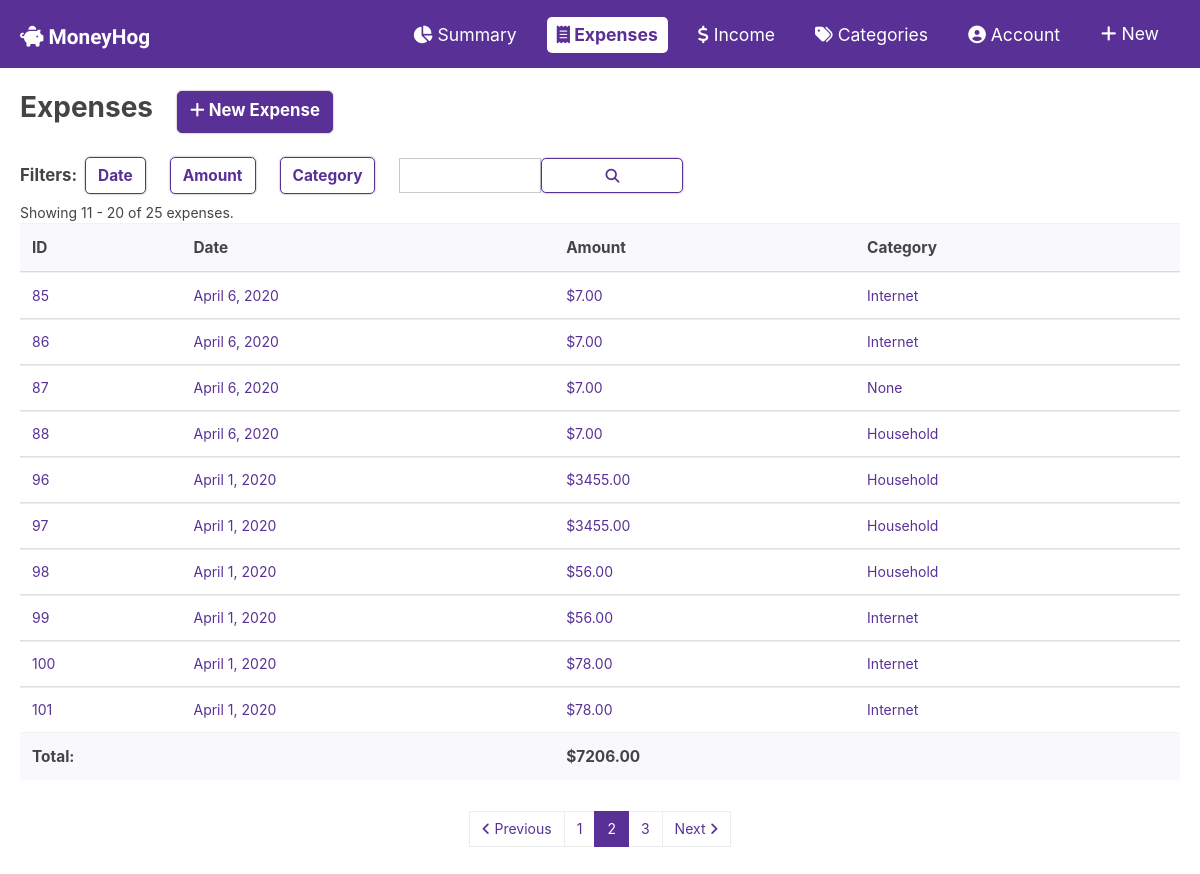
Page /budget/expenses/?page=2 on the earlier database version.
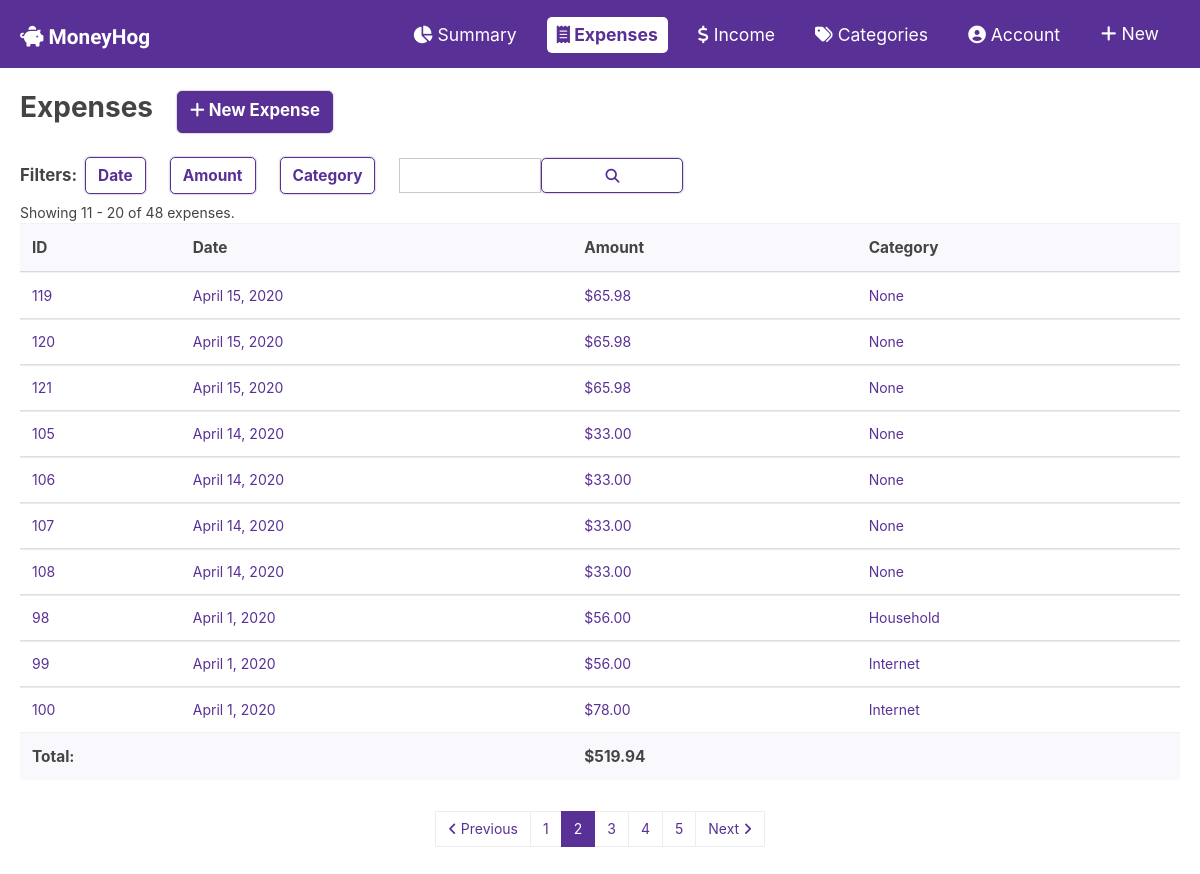
Same page on the later database version.
### budget/models.py (models this page shows, shortened)
class Expense(models.Model):
    expense_date = models.DateField('Date of expense')
    vendor = models.CharField(max_length=100,blank=True)
    description = models.CharField(max_length=200, blank=True)
    category = models.ForeignKey('Category', on_delete=models.SET_NULL,null=True,blank=True)
    amount = models.DecimalField(max_digits=10, decimal_places=2)
    receipt = models.ImageField(upload_to="images/", blank=True)

class Category(models.Model):
    name = models.CharField(max_length=50)
    def __str__(self):
        return self.name

### budget/views.py (the view)
# urls.py: path('expenses/', views.expense_list, name='expense_list'),
def expense_list(request):
    latest_expenses_list = Expense.objects.order_by('-expense_date')
    limit = 10
    paginator = Paginator(latest_expenses_list, limit)
    page_number = request.GET.get('page')
    if page_number == None:
        page_number = 1
    page_obj = paginator.get_page(page_number)
    page_total = 0
    page_count = 0
    for i in page_obj:
        page_total += i.amount
        page_count += 1
    start_num = (int(page_number) - 1) * limit +1
    end_num = start_num + page_count - 1
    context = {
        'page_obj': page_obj,
        'page_number': page_number,
        'page_total': page_total,
        'num_records': paginator.count,
        'page_range': paginator.page_range,
        'start_num' : start_num,
        'end_num': end_num,
    }
    return render(request, 'budget/expenses/list.html', context)

### budget/templates/budget/expenses/list.html (shortened to what this page needs)
{% extends "budget/expenses/expense.html" %}
{% load static %}
{% block extra_styles %}
<link rel="stylesheet" type="text/css" href="{% static 'budget/list.css' %}">
{% endblock extra_styles %}
{% block main_class %} class="table-content" {% endblock main_class %}
{% block content %}
  <div class="flex mt-2 mb-4">
    <h1 class="imp page-title mr-4">Expenses</h1>
    <a href="{% url 'budget:expense_form_page' %}" class="btn btn-primary imp title-med"><i class="fas fa-plus"></i> New Expense</a>
  </div>
  <div class="flex flex-wrap align-center mb-2">
    <span class="title-med imp mr-2">Filters: </span>
    <button id="date-range" type="button" class="btn btn-outline-primary imp title-sm mr-4" data-toggle="modal" data-target="#dateModal">Date</button>
    <button type="button" class="btn btn-outline-primary imp title-sm mr-4">Amount</button>
    <button type="button" class="btn btn-outline-primary imp title-sm mr-4">Category</button>
    <form action="" method="POST" class="inline-for flex align-center just-end" enctype="application/x-www-form-urlencoded">
        <input type="search" id="expense-search" name="expense-search" class="form-control" aria-describedby="search">
        <button type="submit" class="btn btn-outline-primary form-control"><i class="fas fa-search"></i></button>
    </form>
  </div>
  {% if page_obj %}
  <span>Showing {{ start_num }} - {{ end_num }} of {{ num_records }} expenses.</span>
  <div class="table-responsive">
    <table class="table mb-">
      <thead class="thead-light">
        <tr>
          <th scope="col" class="title-sm">ID</th>
          <th scope="col" class="title-sm">Date</th>
          <th scope="col" class="title-sm">Amount</th>
          <th scope="col" class="title-sm">Category</th>
        </tr>
      </thead>
      <tbody class="list-grou">
                {% for record in page_obj %}
                <tr class="click btn-link">
                  <td >{{ record.pk }}</a></td>
                  <td >{{ record.expense_date }}</td>
                  <td >${{ record.amount }}</td>
                  <td >{{ record.category }}</td>
                </tr>
                {% endfor %}
      </tbody>
      <tfoot>
        <tr class="thead-light">
          <td colspan="2" class="imp title-sm">Total:</td>
          <td colspan="2" class="imp title-sm">${{ page_total }}</td>
        </tr>
      </tfoot>
    </table>
    <nav aria-label="..." class="flex just-center">
      <ul class="pagination">
      {% if page_obj.has_previous %}
        <li class="page-item">
          <a class="page-link" href="?page={{ page_obj.previous_page_number }}"><i class="fas fa-angle-left"></i> Previous</a>
        </li>
      {% else %}
        <li class="page-item disabled">
          <span class="page-link"><i class="fas fa-angle-left"></i> Previous</span>
        </li>
      {% endif %}
      {% for page_num in page_range %}
        <li class="page-item page-num"><a class="page-link" href="">{{ page_num }}</a></li>
      {% endfor %}
        {% if page_obj.has_next %}
        <li class="page-item">
          <a class="page-link" href="?page={{ page_obj.next_page_number }}">Next <i class="fas fa-angle-right"></i></a>
        </li>
        {% else %}
        <li class="page-item disabled">
          <span class="page-link ">Next <i class="fas fa-angle-right"></i></span>
        </li>
        {% endif %}
      </ul>
    </nav>
  </div>
  {% else %}
      <p>You don't have any expenses yet!</p>
  {% endif %}
{% endblock content%}

### budget/templates/budget/expenses/expense.html (shortened to what this page needs)
{% extends "budget/base.html" %}
{% block expenses_active %}navbar-active{% endblock expenses_active %}

### budget/templates/budget/base.html (shortened to what this page needs)
{% load static %}
<!DOCTYPE html>
<html>
  <head>
    <link href="https://stackpath.bootstrapcdn.com/bootswatch/4.4.1/pulse/bootstrap.min.css" rel="stylesheet">
    <link rel="stylesheet" type="text/css" href="{% static 'budget/main.css' %}">
    {% block extra_styles %}{% endblock %}
  </head>
  <body>
    <header>
      <nav class="bg-primary flex just-betw align-center">
        <a class="logo" href="#"><i class="fas fa-piggy-bank"></i> MoneyHog</a>
        <ul class="navbar-list flex just-betw align-end">
            <li class="hide">
                <a class="navbar-link {% block summary-active %}{% endblock summary-active %}" href="#"><i class="fas fa-chart-pie"></i> Summary {% block summary_active_sr %}{% endblock summary_active_sr %}</a>
            </li>
            <li class="hide">
                <a class="navbar-link {% block expenses_active %}{% endblock expenses_active %}" href="{% url 'budget:expense_list' %}"><i class="fas fa-receipt"></i> Expenses {% block expenses_active_sr %}{% endblock expenses_active_sr %}</a>
            </li>
            <li class="hide">
                <a class="navbar-link {% block income-active %}{% endblock income-active %}" href="#"><i class="fas fa-dollar-sign"></i> Income {% block income_active_sr %}{% endblock income_active_sr %}</a>
            </li>
            <li class="hide">
                <a class="navbar-link {% block categ-active %}{% endblock categ-active %}" href="#"><i class="fas fa-tags"></i> Categories {% block categ_active_sr %}{% endblock categ_active_sr %}</a>
            </li>
            <li class="hide">
                <a class="navbar-link {% block account-active %}{% endblock account-active %}" href="#"><i class="fas fa-user-circle"></i> Account {% block account_active_sr %}{% endblock account_active_sr %}</a>
            </li>
            <li class="hide">
              <div class="dropdown dropleft">
                <button class="navbar-link btn btn-link tn-secondary dropdown-toggl" type="button" id="dropdownMenuButton" data-toggle="dropdown" aria-haspopup="true" aria-expanded="false"><i class="fas fa-plus"></i> New
                </button>
              </div>
            </li>
        </ul>
      </nav>
    </header>
    <main {% block main_class %} class="contents" {% endblock %}>
        {% block content %}
        {% endblock %}
    </main>
  </body>
</html>

### budget/static/budget/main.css (style rules this page uses)
nav { padding: 15px 20px; }
.logo { color: white; font-size: 1.3rem; font-weight: bold; font-family: 'Maven Pro', sans-serif; align-self: flex-end; }
.navbar-list { list-style: none; color: white; margin-bottom: 0; padding-left: 0; flex-direction: column; }
.navbar-link { color: white; padding: 5px 10px; font-size: 1.1rem; }
.navbar-active { background-color: white; color: #593196; border-radius: 5px; font-weight: bold; }
.hide { display: none; }
.navbar-link { line-height: 3; }
@media screen and (min-width: 900px) { .hide { display: flex; } }
@media screen and (min-width: 900px) { .navbar-link { line-height: 1.5; margin: 0 10px; } }
@media screen and (min-width: 900px) { .navbar-list { flex-direction: row; } }
.table-content { padding: 15px 20px; }
.page-title { font-size: 2em; }
.title-med { font-size: 1.2em; margin-bottom: 0; }
.title-sm { font-size: 1.1em; }
.click { box-shadow: 0px 0px 1px #888888; }
tfoot,thead { background-color: #F9F8FC; }
.btn-primary, .btn-outline-primary, .btn-success, .btn-danger, .btn-info, .btn-outline-secondary { box-shadow: 0px 0px 2px #888888; border-radius: 5px; }
.imp { font-weight: bold; }
.flex { display: flex; }
.align-center { align-items: center; }
.align-end { align-items: flex-end; }
.just-center { justify-content: center; }
.just-betw { justify-content: space-between; }
.just-end { justify-content: flex-end; }
.flex-wrap { flex-wrap: wrap; }
main { margin-bottom: 80px; }

Differences in the rows shown:
removed Expense: pk "85", expense_date "April 6, 2020", amount "7.00", category "Internet"
removed Expense: pk "86", expense_date "April 6, 2020", amount "7.00", category "Internet"
removed Expense: pk "87", expense_date "April 6, 2020", amount "7.00", category "None"
removed Expense: pk "88", expense_date "April 6, 2020", amount "7.00", category "Household"
removed Expense: pk "96", expense_date "April 1, 2020", amount "3455.00", category "Household"
removed Expense: pk "97", expense_date "April 1, 2020", amount "3455.00", category "Household"
no longer on this page (row unchanged): Expense: pk "101", expense_date "April 1, 2020", amount "78.00", category "Internet"
added Expense: pk "119", expense_date "April 15, 2020", amount "65.98", category "None"
added Expense: pk "120", expense_date "April 15, 2020", amount "65.98", category "None"
added Expense: pk "121", expense_date "April 15, 2020", amount "65.98", category "None"
added Expense: pk "105", expense_date "April 14, 2020", amount "33.00", category "None"
added Expense: pk "106", expense_date "April 14, 2020", amount "33.00", category "None"
added Expense: pk "107", expense_date "April 14, 2020", amount "33.00", category "None"
added Expense: pk "108", expense_date "April 14, 2020", amount "33.00", category "None"
Other differences:
{{ num_records }}: "25" → "48"
{{ page_total }}: "7206.00" → "519.94"
new list line: "4"
new list line: "5"
